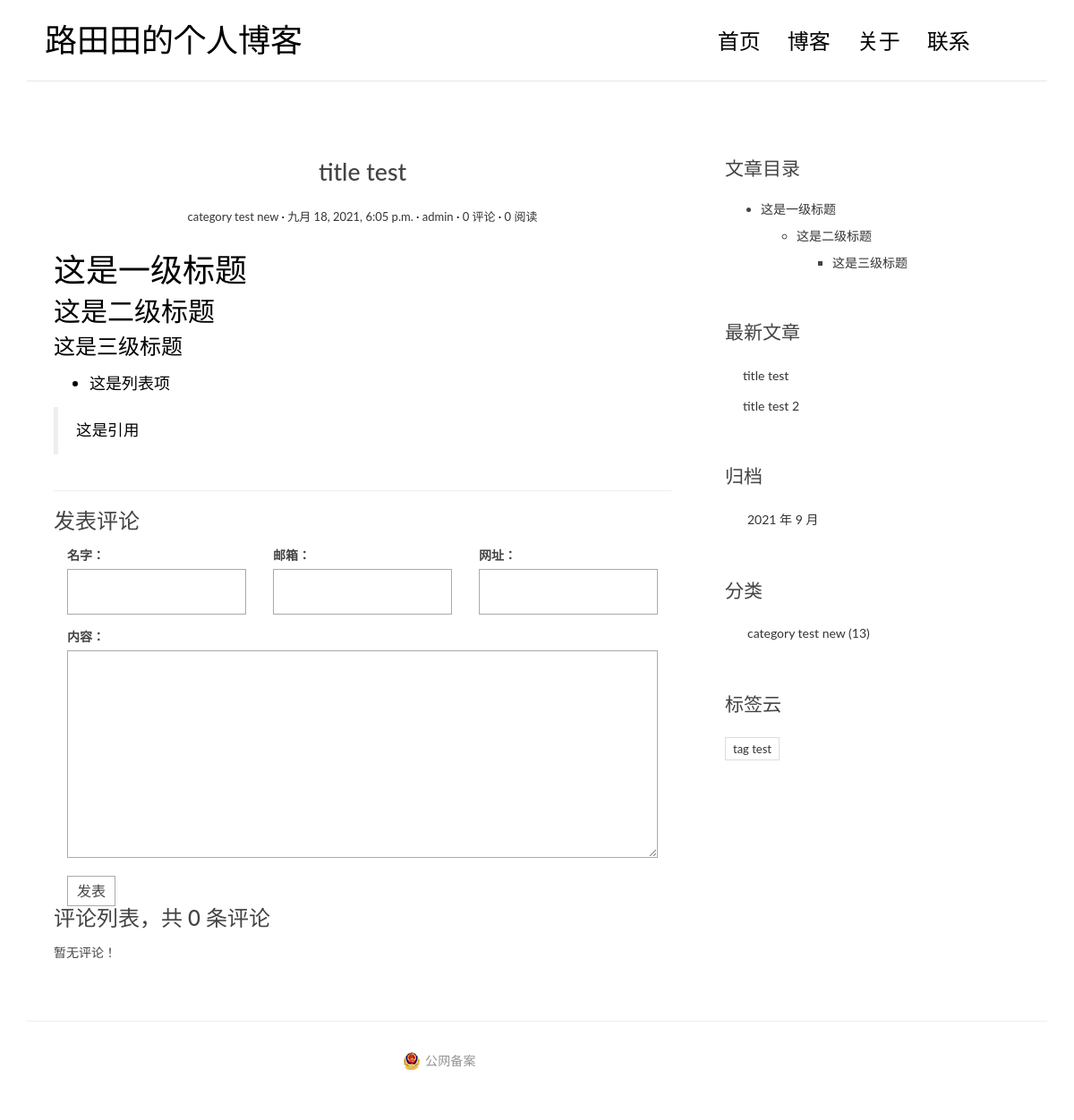
Page /post/2/ on the earlier database version.
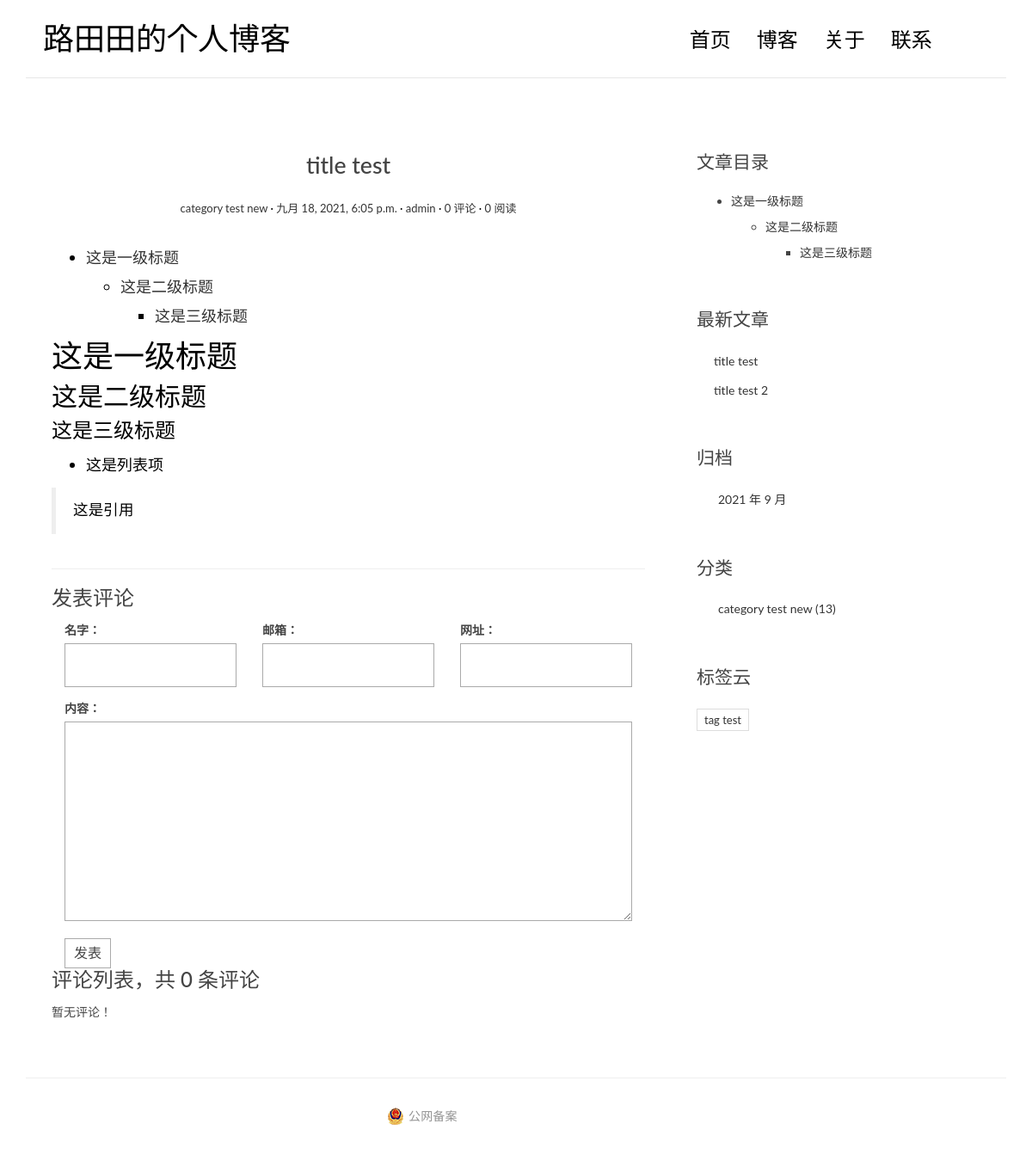
Same page on the later database version.
### blog/models.py (models this page shows, shortened)
class Post(models.Model):
    title = models.CharField('标题', max_length=70)
    body = models.TextField('正文')
    created_time = models.DateTimeField('创建时间')
    modified_time = models.DateTimeField('修改时间')
    excerpt = models.CharField('摘要', max_length=200, blank=True)
    category = models.ForeignKey(Category, verbose_name='分类',
                                 on_delete=models.CASCADE)
    tags = models.ManyToManyField(Tag, verbose_name='标签', blank=True)
    author = models.ForeignKey(User, verbose_name='作者',
                               on_delete=models.CASCADE)
    class Meta:
        verbose_name = '文章'
        verbose_name_plural = verbose_name
    def get_absolute_url(self):
        return reverse('blog:detail', kwargs={'pk': self.pk})

class Category(models.Model):
    name = models.CharField(max_length=100)
    class Meta:
        verbose_name = '分类'
        verbose_name_plural = verbose_name

class Tag(models.Model):
    name = models.CharField(max_length=100)
    class Meta:
        verbose_name = '标签'
        verbose_name_plural = verbose_name

### blog/views.py (the view)
# urls.py: path('post/<int:pk>/', views.detail, name='detail'),
def detail(request, pk):
    post = get_object_or_404(Post, pk=pk)
    md = markdown.Markdown(extensions=[
        'markdown.extensions.extra',
        'markdown.extensions.codehilite',
        TocExtension(slugify=slugify),
    ])
    post.body = md.convert(post.body)
    m = re.search(r'<div class="toc">\s*<ul>(.*)</ul>\s*</div>', md.toc, re.S)
    post.toc = m.group(1) if m is not None else ''
    return render(request, 'blog/detail.html', context={'post': post})

### comments/forms.py
class CommentForm(forms.ModelForm):
    class Meta:
        model = Comments
        fields = ['name', 'email', 'url', 'text']

### blog/templatetags/blog_extras.py (called while the page is built)
@register.inclusion_tag('blog/inclusions/_recent_posts.html',
                        takes_context=True)
def show_recent_posts(context, num=5):
    return {
        'recent_post_list': Post.objects.all().order_by('-created_time')[:num],
    }

@register.inclusion_tag('blog/inclusions/_archives.html', takes_context=True)
def show_archives(context):
    return {
        'date_list':Post.objects.dates('created_time', 'month', order='DESC'),
    }

@register.inclusion_tag(('blog/inclusions/_categories.html'),
                        takes_context=True)
def show_categories(context):
    return {
        'category_list':Category.objects.all(),
    }

@register.inclusion_tag('blog/inclusions/_tags.html', takes_context=True)
def show_tags(context):
    return {
        'tag_list': Tag.objects.all(),
    }

### comments/templatetags/comments_extras.py (called while the page is built)
@register.inclusion_tag('comments/inclusions/_form.html', takes_context=True)
def show_comment_form(context, post, form=None):
    if form is None:
        form = CommentForm()
    return {
        'form': form,
        'post': post,
    }

@register.inclusion_tag('comments/inclusions/_list.html', takes_context=True)
def show_comments(context, post):
    comment_list = post.comments_set.all().order_by('-created_time')
    comment_count = comment_list.count()
    return {
        'comment_count': comment_count,
        'comment_list': comment_list,
    }

### blog/templates/blog/detail.html
{% extends 'base.html' %}
{% load comments_extras %}
{% block main %}
    <article class="post post-{{ post.pk }}">
        <header class="entry-header">
            <h1 class="entry-title">{{ post.title }}</h1>
            <div class="entry-meta">
                <span class="post-category"><a href="#">{{ post.category.name }}</a></span>
                <span class="post-date"><a href="#"><time class="entry-date"
                                                          datetime="{{ post.created_time }}">{{ post.created_time }}</time></a></span>
                <span class="post-author"><a href="#">{{ post.author }}</a></span>
                <span class="comments-link"><a href="#">0 评论</a></span>
                <span class="views-count"><a href="#">0 阅读</a></span>
            </div>
        </header>
        <div class="entry-content clearfix">
            {{ post.body|safe }}
        </div>
    </article>
    <section class="comment-area" id="comment-area">
        <hr>
        <h3>发表评论</h3>
        {% show_comment_form post %}
        <div class="comment-list-panel">
            {% show_comments post %}
        </div>
    </section>
{% endblock main %}
{% block toc %}
    {% if post.toc %}
        <div class="widget widget-content">
            <h3 class="widget-title">文章目录</h3>
            <div class="toc">
                <ul>
                    {{ post.toc|safe }}
                </ul>
            </div>
        </div>
    {% endif %}
{% endblock toc %}

### blog/templates/base.html (shortened to what this page needs)
{% load static %}
{% load blog_extras %}
<!DOCTYPE html>
<html>
<head>
    <link rel="stylesheet" href="{% static 'blog/css/bootstrap.min.css' %}">
    <link rel="stylesheet" href="http://code.ionicframework.com/ionicons/2.0.1/css/ionicons.min.css">
    <link rel="stylesheet" href="{% static 'blog/css/pace.css' %}">
    <link rel="stylesheet" href="{% static 'blog/css/custom.css' %}">
    <link href="http://cdn.bootcss.com/highlight.js/9.15.8/styles/github.min.css" rel="stylesheet">
</head>
<body>
<div class="container">
    <header id="site-header">
        <div class="row">
            <div class="col-md-4 col-sm-5 col-xs-8">
                <div class="logo">
                    <h1><a href="{% url 'blog:index' %}">路田田的个人博客</a></h1>
                </div>
            </div>
            <div class="col-md-8 col-sm-7 col-xs-4">
                <nav class="main-nav" role="navigation">
                    <div class="collapse navbar-collapse" id="bs-example-navbar-collapse-1">
                        <ul class="nav navbar-nav navbar-right">
                            <li class="cl-effect-11"><a href="blog/index.html" data-hover="首页">首页</a></li>
                            <li class="cl-effect-11"><a href="full-width.html" data-hover="博客">博客</a></li>
                            <li class="cl-effect-11"><a href="about.html" data-hover="关于">关于</a></li>
                            <li class="cl-effect-11"><a href="contact.html" data-hover="联系">联系</a></li>
                        </ul>
                    </div>
                </nav>
            </div>
        </div>
    </header>
</div>
<div class="content-body">
    <div class="container">
        <div class="row">
            <main class="col-md-8">
                {% block main %}
                {% endblock main %}
            </main>
            <aside class="col-md-4">
                {% block toc %}
                {% endblock toc %}
                {% show_recent_posts %}
                {% show_archives %}
                {% show_categories %}
                {% show_tags %}
            </aside>
        </div>
    </div>
</div>
<footer id="site-footer">
    <div class="container">
        <div class="row">
            <div class="col-md-12">
                <p class="copyright">
                  <div style="width:300px;margin:0 auto; padding:20px 0;">
                    <a target="_blank" href="http://www.beian.gov.cn/portal/registerSystemInfo?recordcode=" style="display:inline-block;text-decoration:none;height:20px;line-height:20px;"><img src="{% static 'blog/img/备案图标.png' %}" style="float:left;"/><p style="float:left;height:20px;line-height:20px;margin: 0px 0px 0px 5px; color:#939393;">公网备案</p></a>
                  </div>
                </p>
            </div>
        </div>
    </div>
</footer>
</body>
</html>

### comments/templates/comments/inclusions/_form.html (shortened to what this page needs)
<form action="{% url 'comments:comment' post.pk %}" method="post" class="comment-form">
    <div>
        <div class="col-md-4">
            <label for="{{ form.name.id_for_label }}">{{ form.name.label }}：</label>
            {{ form.name }}
        </div>
        <div class="col-md-4">
            <label for="{{ form.email.id_for_label }}">{{ form.email.label }}：</label>
            {{ form.email }}
        </div>
        <div class="col-md-4">
            <label for="{{ form.url.id_for_label }}">{{ form.url.label }}：</label>
            {{ form.url }}
        </div>
        <div class="col-md-12">
            <label for="{{ form.text.id_for_label }}">{{ form.text.label }}：</label>
            {{ form.text }}
            <button type="submit" class="comment-btn">发表</button>
        </div>
    </div>
</form>

### comments/templates/comments/inclusions/_list.html
<h3>评论列表，共 <span>{{ comment_count }}</span> 条评论</h3>
<ul class="comment-list list-unstyled">
    {% for comment in comment_list %}
        <li class="comment-item">
            <span class="nickname">{{ comment.name }}</span>
            <time class="submit-date" datetime="{{ comment.created_time }}">{{ comment.created_time }}</time>
            <div class="text">
                {{ comment.text|linebreaks }}
            </div>
        </li>
    {% empty %}
        暂无评论！
    {% endfor %}
</ul>

### blog/templates/blog/inclusions/_recent_posts.html
<div class="widget widget-recent-posts">
    <h3 class="widget-title">最新文章</h3>
    <ul>
        {% for post in recent_post_list %}
        <li>
            <a href="{{ post.get_absolute_url }}">{{ post.title }}</a>
        </li>
        {% empty %}
        暂无文章！
        {% endfor %}
    </ul>
</div>

### blog/templates/blog/inclusions/_archives.html
<div class="widget widget-archives">
    <h3 class="widget-title">归档</h3>
    <ul>
        {% for date in date_list %}
        <li>
            <a href="{% url 'blog:archive' date.year date.month %}">
                {{ date.year }} 年 {{ date.month }} 月</a>
        </li>
        {% empty %}
        暂无归档！
        {% endfor %}
    </ul>
</div>

### blog/templates/blog/inclusions/_categories.html
<div class="widget widget-category">
    <h3 class="widget-title">分类</h3>
    <ul>
        {% for category in category_list %}
        <li>
            <a href="{% url 'blog:category' category.pk %}">{{ category.name }}
                <span class="post-count">(13)</span></a>
        </li>
        {% empty %}
        暂无分类！
        {% endfor %}
    </ul>
</div>

### blog/templates/blog/inclusions/_tags.html
<div class="widget widget-tag-cloud">
    <h3 class="widget-title">标签云</h3>
    <ul>
        {% for tag in tag_list %}
        <li>
            <a href="{% url 'blog:tag' tag.pk %}">{{ tag.name }}</a>
        </li>
        {% empty %}
        暂无标签！
        {% endfor %}
    </ul>
</div>

### blog/static/blog/css/custom.css (style rules this page uses)
* { outline: none; }
h1, h2, h3, h4, h5, h6 { margin-top: 0; }
a { color: #333; }
body { color: #444; font-family: 'Lato', sans-serif; }
p { font-family: 'Ubuntu', sans-serif; font-weight: 400; word-spacing: 1px; letter-spacing: 0.01em; }
img { max-width: 100%; }
#site-header { background-color: #FFF; padding: 25px 20px; margin-bottom: 40px; border-bottom: 1px solid #e7e7e7; }
.logo h1 a { color: #000; }
.logo h1 { margin: 0; font-family: 'Lato', sans-serif; font-weight: 300; }
.main-nav { margin-top: 11px; max-width: 95%; }
.main-nav a { color: #000000 !important; padding: 0 0 5px 0 !important; margin-right: 30px; font-family: 'Lato', sans-serif; font-weight: 300; font-size: 24px; }
.cl-effect-11 a { padding: 10px 0; color: #0972b4; text-shadow: none; }
.cl-effect-11 a::before { position: absolute; top: 0; left: 0; overflow: hidden; padding: 0 0 5px 0 !important; max-width: 0; border-bottom: 1px solid #000; color: #000; content: attr(data-hover); white-space: nowrap; -webkit-transition: max-width 0.5s; -moz-transition: max-width 0.5s; transition: max-width 0.5s; }
.content-body { padding-bottom: 4em; }
.post { background: #fff; padding: 30px 30px 0; }
.entry-title { text-align: center; font-size: 1.9em; margin-bottom: 20px; line-height: 1.6; padding: 10px 20px 0; }
.entry-meta { text-align: center; color: #DDDDDD; font-size: 13px; margin-bottom: 30px; }
.entry-content { font-size: 18px; line-height: 1.9; font-weight: 300; color: #000; }
.post-category::after, .post-date::after, .post-author::after, .comments-link::after { content: ' ·'; color: #000; }
.widget { background: #fff; padding: 30px 0 0; }
.widget-title { font-size: 1.5em; margin-bottom: 20px; line-height: 1.6; padding: 10px 0 0; font-weight: 400; }
.widget-recent-posts ul { padding: 0; margin: 0; padding-left: 20px; }
.widget-recent-posts ul li { list-style-type: none; position: relative; line-height: 170%; margin-bottom: 10px; }
.widget-recent-posts ul li::before { content: '\f3d3'; font-family: "Ionicons"; position: absolute; left: -17px; top: 3px; font-size: 16px; color: #000; }
.widget-archives ul { padding: 0; margin: 0; padding-left: 25px; }
.widget-archives ul li { list-style-type: none; position: relative; line-height: 170%; margin-bottom: 10px; }
.widget-archives ul li::before { content: '\f3f3'; font-family: "Ionicons"; position: absolute; left: -25px; top: 1px; font-size: 16px; color: #000; }
.widget-category ul { padding: 0; margin: 0; padding-left: 25px; }
.widget-category ul li { list-style-type: none; position: relative; line-height: 170%; margin-bottom: 10px; }
.widget-category ul li::before { content: '\f3fe'; font-family: "Ionicons"; position: absolute; left: -25px; top: 1px; font-size: 18px; color: #000; }
.widget-tag-cloud ul { padding: 0; margin: 0; margin-right: -10px; }
.widget-tag-cloud ul li { list-style-type: none; font-size: 13px; display: inline-block; margin-right: 10px; margin-bottom: 10px; padding: 3px 8px; border: 1px solid #ddd; }
.widget-content ul ul { margin-top: 10px; }
.widget-content ul li { margin-bottom: 10px; }
#site-footer { padding-top: 10px; padding: 0 0 1.5em 0; }
.copyright { text-align: center; padding-top: 1em; margin: 0; border-top: 1px solid #eee; color: #666; }
.contact-form input, .comment-form input { border: 1px solid #aaa; margin-bottom: 15px; width: 100%; padding: 15px 15px; font-size: 16px; line-height: 100%; transition: 0.4s border-color linear; }
.contact-form textarea, .comment-form textarea { border: 1px solid #aaa; margin-bottom: 15px; width: 100%; padding: 15px 15px; font-size: 16px; line-height: 20px !important; min-height: 183px; transition: 0.4s border-color linear; }
.comment-area { padding: 0 30px 0; }
.comment-form { margin-top: 15px; }
.comment-form .comment-btn { background-color: #fff; border: 1px solid #aaa; font-size: 16px; padding: 5px 10px; }
.comment-list-panel { margin-top: 30px; }
.comment-list { margin-top: 15px; }

Differences in the rows shown:
changed Post "title test": body "这是一级标题 这是二级标题 这是三级标题 这是列表项 这是引用" → "这是一级标题 这是二级标题 这是三级标题 这是一级标题 这是二级标题 这是三级标题 这是列表项 这是引用"
